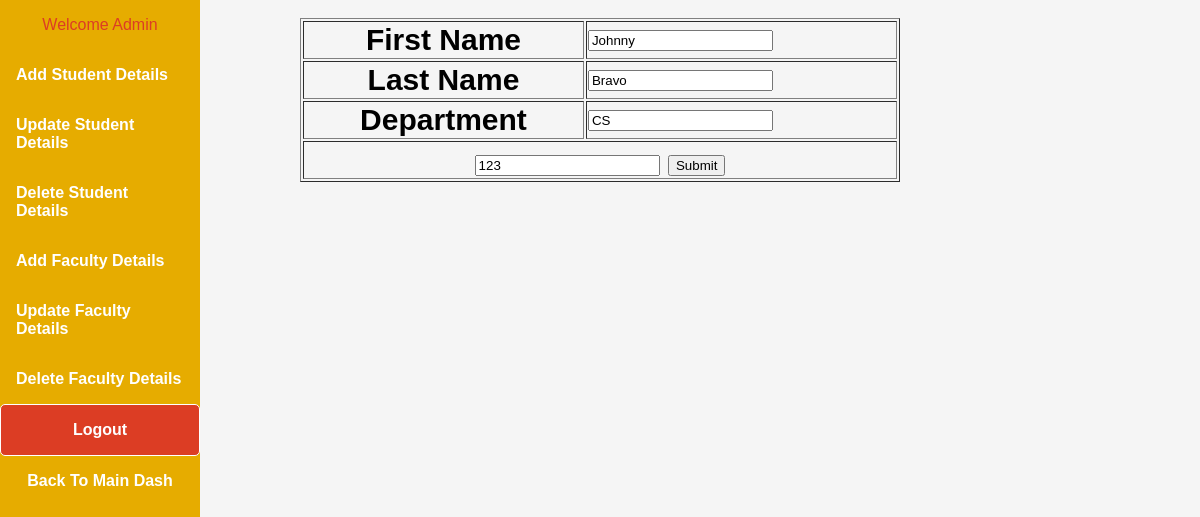
The app's page /admin/updateformfaculty.php?FacultyID=123 (signed in), older data.
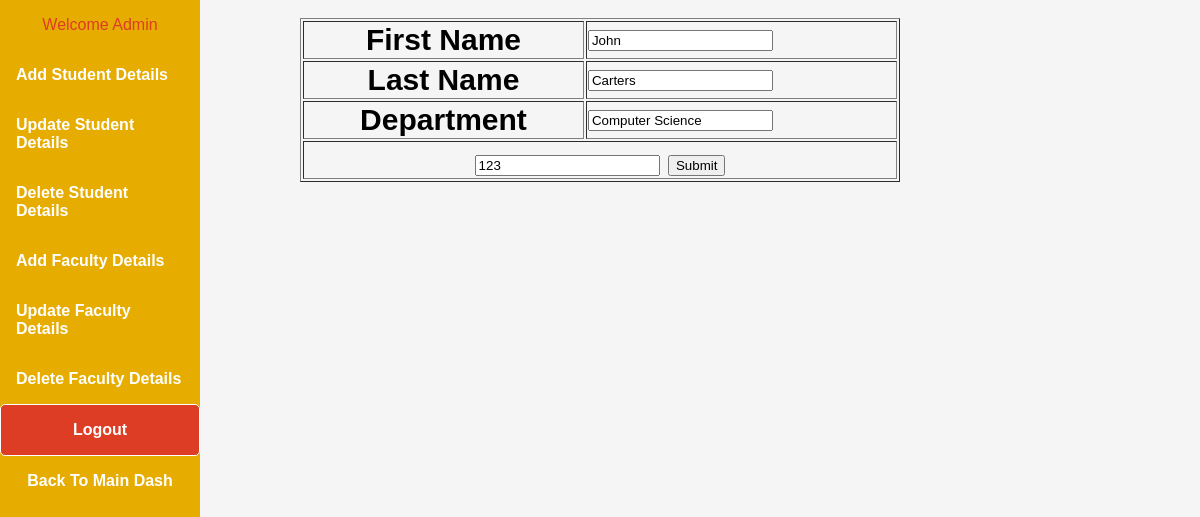
The same page, newer data.
### tables this page shows
CREATE TABLE `faculty_info` (
  `FacultyID` int(11) NOT NULL,
  `FirstName` varchar(50) NOT NULL,
  `LastName` varchar(50) NOT NULL,
  `Department` varchar(50) DEFAULT NULL
);

### admin/updateformfaculty.php (the view, shortened to what this page needs)
<?php
	include('header.php');
	include('titleheader.php');
?>
<?php
	include ('../dbconnect.php');
	$FacultyID=$_GET['FacultyID'];
	$sql="SELECT * FROM  student.faculty_info WHERE FacultyID = $FacultyID";
	$run = mysqli_query($db,$sql);
	$result=mysqli_fetch_assoc($run);
	$FirstName=$result['FirstName'];
	$LastName=$result['LastName'];
	$Department=$result['Department'];
?>
	<form method="POST" action="updatedatafaculty.php" enctype="multipart/form-data">
	<table border="1" align="center" style="width:50%;font-size: 30px;">
		 <tr>
				<th>First Name</th>
					<td><input type="text" name="FirstName" value="<?php echo $FirstName; ?>"required></td>
		 </tr>
		 <tr>
				<th>Last Name</th>
				<td><input type="text" name="LastName" value="<?php if ( isset( $LastName ) ) {  echo $LastName; }?>" required></td>
		 </tr>
		 <tr>
				<th>Department</th>
				<td><input type="text" name="Department" value="<?php if ( isset( $Department ) ) {  echo $Department; }?>"required></td>
		 </tr>
		 <tr>
		 	<td colspan="2" align="center">
		 		<input type="text" name="FacultyID" value="<?php echo $FacultyID;?>"/>
		 		<input height="30%" type="submit" name="Submit" value="Submit">
		 	</td>
		 </tr>
	</table>
	</form>

### admin/header.php (shortened to what this page needs)
 <!DOCTYPE html>
<html>
<head>
	<link rel="stylesheet" type="text/css" href="../css/dashboard.css">
</head>
<body>
</body>
</html>

### admin/titleheader.php (shortened to what this page needs)
<!DOCTYPE html>
<html>
<head>
</head>
<body>
		<div class="sidenav">
<p style="color:#DC3D24" font-family:century Gothic; align="center">Welcome Admin</p>
  <a href="addstudent.php">Add Student Details</a>
  <a href="updatestudent.php">Update Student Details</a>
  <a href="deletestudent.php">Delete Student Details</a>
  <a href="addfaculty.php">Add Faculty Details</a>
  <a href="updatefaculty.php">Update Faculty Details</a>
  <a href="deletefaculty.php">Delete Faculty Details</a>
  <a href="../logout.php" class="btn">Logout</a>
   <a href="admindash.php" style="color:white" font-family:century Gothic; align="center">Back To Main Dash</a>
</div>
</body>
</html>

### css/dashboard.css (style rules this page uses)
* { box-sizing: border-box; }
body { margin: 0; font-family: Arial, Helvetica, sans-serif; background-color: whitesmoke }
.sidenav { height: 100%; width: 200px; position: fixed; z-index: 1; top: 0; left: 0; background-color: #e6ac00 ; overflow-x: hidden; }
.sidenav a { color: white; padding: 16px; text-decoration: none; display: block; font-weight: bold; }
.btn { background-color: #DC3D24; text-align: center; border-radius: 5px; border: 1px solid #fff; padding: 10px 30px; color: #fff; text-decoration: none; transition: 0.6s ease; }

Row changes from the older to the newer data that the page shows:
changed faculty_info: FirstName "Johnny" → "John"; LastName "Bravo" → "Carters"; Department "CS" → "Computer Science"
